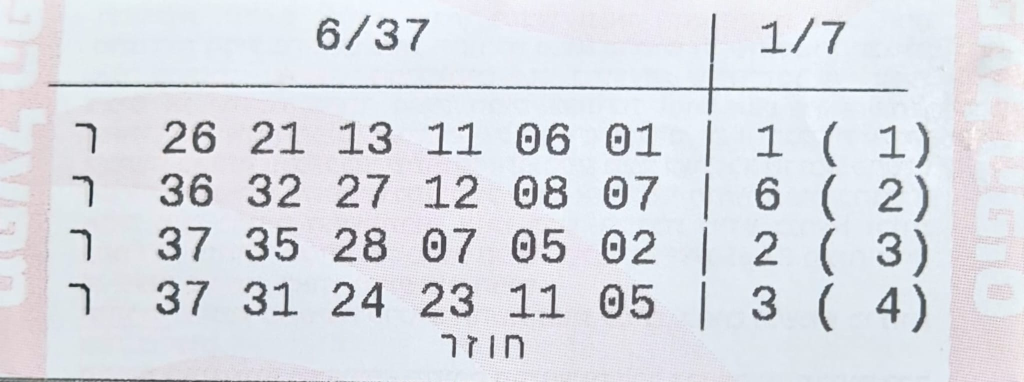
#> input picture example_lotto.jpg, 2048 x 764 px (shown at 1/2 size); its folder holds only this picture in this run
$ python -i lotto_extractor.py   (imports and definitions only)
#> lines starting #> are read from the running program, lines starting #| are printed output that depends on the picture; after the words box and inside, x2 and y2 are one past the last pixel; in counts of white or black regions, pixels touching at a corner belong together
### layout_analysis.py
import math
import re
import cv2
import numpy as np
import pytesseract
# Added 'List' back here to fix the red error
from typing import List, Tuple, Optional

# Remove 'import config' (it is unused here, satisfying the warning)
from image_utils import binarize_for_lines

# Find plausible digit bounding boxes within a left-side number band
# [122 lines left out: functions cc_digit_boxes, merge_boxes_to_tokens, _drop_left_ghost_token, equal_bins_slots, locate_vertical_separator, not called in this run]

# Detect a header band that shows fractions like 37/7
def is_fraction_header_band(band_bgr_or_gray: np.ndarray) -> bool:
    if band_bgr_or_gray.ndim == 3:
        gray = cv2.cvtColor(band_bgr_or_gray, cv2.COLOR_BGR2GRAY)
    else:
        gray = band_bgr_or_gray
    thr = cv2.threshold(gray, 0, 255, cv2.THRESH_BINARY | cv2.THRESH_OTSU)[1]

    inv = 255 - thr
    cfg = r'--oem 3 --psm 7 -c tessedit_char_whitelist=0123456789/|'
    txt = pytesseract.image_to_string(inv, config=cfg) or ""
    s = re.sub(r'\s+', '', txt)
    if '|' not in s or '/' not in s:
        return False
    m = re.search(r'(\d{1,2})/(\d{1,2})\|(\d{1,2})/(\d{1,2})', s)
    if not m:
        return False
    try:
        a, b, c, d = map(int, m.groups())
    except Exception:
        return False
    if b in (7, 37) and d in (7, 1):
        if 1 <= a <= 37 and 1 <= c <= 7:
            return True
    return False

# Detect top/bottom horizontal lines
def detect_horizontal_rules(gray: np.ndarray, min_length_ratio: float = 0.55, angle_tol_deg: float = 5.5) -> Optional[Tuple[int, int, float]]:
    h, w = gray.shape[:2]
    g = cv2.GaussianBlur(gray, (3, 3), 0)
    edges = cv2.Canny(g, 40, 120, apertureSize=3)
    k = cv2.getStructuringElement(cv2.MORPH_RECT, (max(25, w // 7), 1))
    horiz = cv2.morphologyEx(edges, cv2.MORPH_CLOSE, k, iterations=1)
    lines = cv2.HoughLinesP(horiz, 1, np.pi / 180, threshold=90,
                            minLineLength=int(min_length_ratio * w), maxLineGap=12)
    if lines is None:
        lines = cv2.HoughLinesP(edges, 1, np.pi / 180, threshold=100,
                                minLineLength=int(min_length_ratio * w), maxLineGap=10)
    if lines is None:
        return None
    ys = []
    for l in lines.reshape(-1, 4):
        x1, y1, x2, y2 = l
        dx = x2 - x1
        dy = y2 - y1
        if dx == 0:
            continue
        ang = math.degrees(math.atan2(dy, dx))
        if abs(ang) <= angle_tol_deg:
            ys.append((min(y1, y2), max(y1, y2), (y1 + y2) // 2, ang))
    if not ys:
        return None
    ys_sorted = sorted(ys, key=lambda t: t[2])
    top = ys_sorted[0]
    bot = ys_sorted[-1]
    return int(top[2]), int(bot[2]), float((top[3] + bot[3]) / 2.0)

# Segment row bands inside a ROI
def segment_rows_in_roi(bin_img: np.ndarray, min_row_height: int = 12) -> List[Tuple[int, int]]:
    h, _ = bin_img.shape[:2]
    proj = np.sum(255 - bin_img, axis=1).astype(np.float32)
    proj = cv2.GaussianBlur(proj.reshape(-1, 1), (1, 9), 0).ravel()
    mx = float(np.max(proj)) if proj.size else 0.0
    thr = mx * 0.09 if mx > 0 else 0.0

    def scan_with(th):
        bands = []
        in_band = False
        start = 0
        for y in range(h):
            if proj[y] > th and not in_band:
                in_band, start = True, y
            elif proj[y] <= th and in_band:
                end = y
                if end - start >= min_row_height:
                    bands.append((start, end))
                in_band = False
        if in_band:
            end = h - 1
            if end - start >= min_row_height:
                bands.append((start, end))
        return bands

    bands = scan_with(thr) or scan_with(mx * 0.06 if mx > 0 else 0.0)
    if not bands:
        return []
    heights = [b[1] - b[0] for b in bands]
    med = int(np.median(heights)) if heights else 0
    out = []
    for (y1, y2) in bands:
        hgt = y2 - y1
        if med > 0 and hgt > 1.45 * med:
            local = bin_img[y1:y2]
            p2 = np.sum(255 - local, axis=1).astype(np.float32)
            p2 = cv2.GaussianBlur(p2.reshape(-1, 1), (1, 7), 0).ravel()
            m2 = float(np.max(p2)) if p2.size else 0.0
            th2 = m2 * 0.18 if m2 > 0 else 0.0
            st = None
            for k in range(local.shape[0]):
                if p2[k] > th2 and st is None:
                    st = k
                elif p2[k] <= th2 and st is not None:
                    en = k
                    if en - st >= min_row_height:
                        out.append((y1 + st, y1 + en))
                    st = None
            if st is not None:
                en = local.shape[0] - 1
                if en - st >= min_row_height:
                    out.append((y1 + st, y1 + en))
            continue
        out.append((y1, y2))
    return out

# Detect rows by tracking a vertical marker column on the left
def detect_rows_with_marker(gray: np.ndarray) -> List[Tuple[int,int]]:
    g = cv2.GaussianBlur(gray, (3,3), 0)
    eq = cv2.createCLAHE(clipLimit=2.0, tileGridSize=(8,8)).apply(g)
    bw = cv2.threshold(eq, 0, 255, cv2.THRESH_BINARY_INV+cv2.THRESH_OTSU)[1]
    h, w = bw.shape
    xR = int(w*0.35)
    strip = bw[:, :xR]
    num_labels, labels, stats, centroids = cv2.connectedComponentsWithStats(strip, connectivity=8)
    hs = [stats[i, cv2.CC_STAT_HEIGHT] for i in range(1, num_labels) if stats[i, cv2.CC_STAT_AREA] >= 10]
    if not hs:
        return []
    mh = float(np.median(hs))
    comps = []
    cx_vals = []
    for i in range(1, num_labels):
        y = stats[i, cv2.CC_STAT_TOP]
        hh = stats[i, cv2.CC_STAT_HEIGHT]
        area = stats[i, cv2.CC_STAT_AREA]
        if area < 10:
            continue
        if hh < 0.6*mh or hh > 1.6*mh:
            continue
        cx, cy = centroids[i]
        comps.append((int(y), int(y+hh), float(cx)))
        cx_vals.append(cx)
    if not comps:
        return []
    cx_med = float(np.median(cx_vals))
    rows = [(y0,y1) for (y0,y1,cx) in comps if abs(cx - cx_med) <= 6.0]
    rows.sort()
    merged = []
    for y0,y1 in rows:
        if not merged or y0 > merged[-1][1] + 3:
            merged.append([y0,y1])
        else:
            merged[-1][1] = max(merged[-1][1], y1)
    bands = [(int(a), int(b)) for a,b in merged]
    if len(bands) > 14:
        bands = sorted(bands, key=lambda t: t[1]-t[0], reverse=True)[:14]
        bands = sorted(bands)
    return bands

# Coarsely find candidate row bands from vertical projection over the page
# [167 lines left out: functions initial_bands, refine_bands, filter_bands, tighten_band, split_fat_spans_in_roi, not called in this run]

### image_utils.py
import os
import re
import cv2
import requests
import numpy as np
from typing import Tuple

# Ensure the image is grayscale; converts BGR to GRAY if needed
def ensure_gray(img: np.ndarray) -> np.ndarray:
    return cv2.cvtColor(img, cv2.COLOR_BGR2GRAY) if img.ndim == 3 else img

# Estimate near-horizontal skew and rotate images to correct it
# [84 lines left out: functions deskew_soft, load_image_local_or_url, _prep_for_match, not called in this run]

# Produce a binary image tuned for line/row detection
def binarize_for_lines(gray: np.ndarray) -> np.ndarray:
    g = cv2.GaussianBlur(gray, (5, 5), 0)
    _, th = cv2.threshold(g, 0, 255, cv2.THRESH_BINARY_INV + cv2.THRESH_OTSU)
    k = cv2.getStructuringElement(cv2.MORPH_RECT, (3, 3))
    th = cv2.morphologyEx(th, cv2.MORPH_OPEN, k, iterations=1)
    return th

# Normalize a row image to a fixed height while preserving aspect
# [14 lines left out: functions normalize_row_height, clip_with_min_pad, not called in this run]

### config.py
import os
import pytesseract

# --- TESSERACT CONFIGURATION ---
# Get the absolute path to the folder where this script is running
script_dir = os.path.dirname(os.path.abspath(__file__))

# Point to the local tesseract.exe inside the project folder
local_tesseract = os.path.join(script_dir, "Tesseract-OCR", "tesseract.exe")

if os.path.exists(local_tesseract):
    pytesseract.pytesseract.tesseract_cmd = local_tesseract
else:
    # Fallback if the local folder isn't found
    cmd = os.getenv("TESSERACT_CMD")
    if cmd:
        pytesseract.pytesseract.tesseract_cmd = cmd

# Ensure Tesseract is actually working immediately on import
try:
    pytesseract.get_tesseract_version()
#> (this line was passed over: pytesseract is not available in this run)
except Exception as e:
    # You can uncomment the line below if you want the program to strictly crash when Tesseract is missing
    # raise RuntimeError("Tesseract not available. Set TESSERACT_CMD or ensure it is on PATH.") from e
    print(f"Warning: Tesseract OCR not found or not executable. Error: {e}")

# --- HELPER FUNCTIONS ---
def is_truthy(x) -> bool:
    if x is None:
        return False
    return str(x).strip().lower() in ("1", "true", "yes", "y", "on")

# --- LOTTERY RULES ---
NUM_MIN, NUM_MAX = 1, 37
STR_MIN, STR_MAX = 1, 7

# --- TEMPLATE MATCHING THRESHOLDS ---
TEMPLATE_STRONG     = float(os.getenv("TEMPLATE_STRONG", "0.80"))
TEMPLATE_OK         = float(os.getenv("TEMPLATE_OK", "0.72"))
NUM_TEMPLATE_STRONG = float(os.getenv("NUM_TEMPLATE_STRONG", "0.74"))
NUM_TEMPLATE_OK     = float(os.getenv("NUM_TEMPLATE_OK", "0.66"))

# --- AI & API CONFIGURATION ---
# Centralized here to avoid repeated os.getenv calls in other files
ENABLE_AI = is_truthy(os.getenv("ENABLE_AI", "1"))
AI_MODEL_READ = os.getenv("OPENAI_MODEL_READ", None)
AI_TIMEOUT_MS = int(os.getenv("OPENAI_TIMEOUT_MS", "60000"))

### lotto_extractor.py
import re
import cv2
import numpy as np
import pytesseract
import concurrent.futures
from typing import List, Dict, Optional, Tuple

# Imports from our new modules
from config import (
    NUM_MIN, NUM_MAX, STR_MIN, STR_MAX,
    TEMPLATE_OK, ENABLE_AI,
    AI_MODEL_READ, AI_TIMEOUT_MS
)
from image_utils import (
    normalize_row_height,
    clip_with_min_pad,
    binarize_for_lines
)
from ocr_engine import (
    _match_templates,
    _best_score_for_digit,
    _has_hole,
    read_slot_variants,
    read_single_digit,
    ocr_token_whole
)
from ai_client import (
    ai_read_numbers_from_left,
    ai_confirm_and_merge_with_read,
    ai_verify_numbers_in_left,
    _safe_invariants_ok
)
from layout_analysis import (
    cc_digit_boxes,
    merge_boxes_to_tokens,
    _drop_left_ghost_token,
    equal_bins_slots,
    locate_vertical_separator,
    is_fraction_header_band,
    detect_horizontal_rules,
    detect_rows_with_marker,
    segment_rows_in_roi,
    initial_bands,
    refine_bands,
    filter_bands,
    tighten_band,
    split_fat_spans_in_roi
)

# --- GLOBAL CONSTANTS ---
# Loaded once to avoid repeated OS calls in loops
AI_MODEL = AI_MODEL_READ
AI_TIMEOUT = AI_TIMEOUT_MS


# Read the strong number on the right using ROI heuristics and templates
# [309 lines left out: functions read_strong, numbers_from_cc, validate_line, not called in this run]

def apply_ai_slot_verification(left2: np.ndarray, numbers: List[int], verify_all_two_digit: bool = True) -> Tuple[List[int], Dict]:
    # Use global constants
    return ai_verify_numbers_in_left(left2, numbers, ambiguous_only=not verify_all_two_digit, model=AI_MODEL, timeout_ms=AI_TIMEOUT)

# Hybrid pipeline: classic read + API verify/read + final validation
# [106 lines left out: functions perfected_ocr, split_row_and_ocr, extract_single_line, not called in this run]

# Full multi-line extraction, detect row bands, guard headers - PARALLEL VERSION
def extract_all_lines(gray: np.ndarray, start_index: int = 1) -> List[Dict]:
    # Compute row-band candidates within a vertical slice , with a fallback pass on the raw gray ROI
    def _run_roi(a: int, b: int):
        roi_gray = gray[a:b]
        y_base = a
        clahe = cv2.createCLAHE(clipLimit=2.0, tileGridSize=(8, 8))
        roi_eq = clahe.apply(roi_gray)
        th_inv = binarize_for_lines(roi_eq)
        roi_bin = 255 - th_inv
        spans = segment_rows_in_roi(roi_bin, min_row_height=12)
        if len(spans) < 10:
            th_inv2 = binarize_for_lines(roi_gray)
            spans2 = segment_rows_in_roi(255 - th_inv2, min_row_height=12)
            if len(spans2) > len(spans):
                spans = spans2
        return spans, y_base

    # [24 lines left out: functions _right_has_two_fractions, _left_token_count, _left_digit_clusters, not called in this run]

    def _should_drop_header(img: np.ndarray) -> bool:
        return (_left_token_count(img) <= 1) and _right_has_two_fractions(img) and (_left_digit_clusters(img) <= 2)

    # [107 lines left out: functions _interval_iou, _dedup_merge, _anchor_and_grow, not called in this run]

    results: List[Dict] = []
    header_skipped: List[Tuple[int, int]] = []
    bands_rej: List[Tuple[int, int]] = []
    spansA_abs: List[Tuple[int, int]] = []
    rules = detect_horizontal_rules(gray)
    if rules is not None:
        y_top, y_bot, _ = rules
        h_img = gray.shape[0]
        roi_y1 = max(0, y_top + 2)
        roi_y2 = min(h_img, y_bot - 2)
        spansA, y_baseA = _run_roi(roi_y1, roi_y2)
        sm = detect_rows_with_marker(gray)
        if sm:
            sm_roi = [(s - roi_y1, e - roi_y1) for (s, e) in sm if s >= roi_y1 and e <= roi_y2]
            if len(sm_roi) >= max(len(spansA), 10):
                spansA = sm_roi
        if spansA:
            heightsA = [e - s for (s, e) in spansA]
            med_row_hA = int(np.median(heightsA)) if heightsA else max(12, (roi_y2 - roi_y1) // 14)
            hb_y0 = roi_y1
            hb_y1 = min(roi_y2, roi_y1 + int(1.15 * med_row_hA))
            header_found = False
            if hb_y1 > hb_y0:
                band = gray[hb_y0:hb_y1]
                if band.size > 0 and is_fraction_header_band(band):
                    header_found = True
            spansA_abs = [((s + y_baseA), (e + y_baseA)) for (s, e) in spansA]
            if header_found:
                header_end = hb_y1 + 4
                header_skipped.append((hb_y0, min(h_img, header_end)))
                spansA_abs = [(s, e) for (s, e) in spansA_abs if ((s + e) // 2) > header_end]

    th = binarize_for_lines(gray)
    h, w = th.shape
    bands0, proj = initial_bands(th)
    bands1 = refine_bands(th, proj, bands0)
    bands1 = sorted(bands1, key=lambda x: x[0])

    small_img = (w <= 900) or (h <= 600)

    bands_kept, bands_rej = filter_bands(th, bands1, h)
    tight = [tighten_band(th, s, e) for (s, e) in bands_kept]
    tight = [(s, e) for (s, e) in tight if e > s]

    if (not tight) or (small_img and len(tight) < 2):
        x0_c, x1_c = int(w * 0.12), int(w * 0.88)
        dens = []
        for (s, e) in bands1:
            roi = th[s:e, x0_c:x1_c]
            d = float(roi.sum()) / (255.0 * max(1, roi.size))
            dens.append(((s, e), d))
        dens.sort(key=lambda t: t[1], reverse=True)
        fallback = [se for (se, _) in dens[:max(2, len(tight))] if se not in header_skipped]
        if fallback:
            tight = [tighten_band(th, s, e) for (s, e) in fallback]
            bands_rej = [b for b in bands_rej if b not in fallback]

    spans_split, med_row_hB, events = split_fat_spans_in_roi(gray, tight, 0, min_row_height=12)
    spansB_abs = spans_split[:]
    sm2 = detect_rows_with_marker(gray)
    if sm2 and len(sm2) >= max(len(spansB_abs), 10):
        spansB_abs = sm2

    cand_spans = _dedup_merge(spansA_abs + spansB_abs, 0.35)
    if cand_spans:
        y_lo, y_hi = 0, gray.shape[0]
        cand_spans = _anchor_and_grow(cand_spans, y_lo, y_hi)

    med_row_height_all = int(np.median([e - s for (s, e) in cand_spans])) if cand_spans else 0

    # --- PARALLEL WORKER FUNCTION ---
    # [52 lines left out: function _process_single_span, not called in this run]

    # --- EXECUTE PARALLEL PROCESSING ---
    # Process all candidates found.
    work_items = [(j, span[0], span[1]) for j, span in enumerate(cand_spans)]

    valid_results = []
    with concurrent.futures.ThreadPoolExecutor(max_workers=4) as executor:
        futures = {executor.submit(_process_single_span, item): item for item in work_items}

        for future in concurrent.futures.as_completed(futures):
            res = future.result()
            if res:
                if res["type"] == "header_skip":
                    header_skipped.append(res["y_span"])
                elif res["type"] == "result":
                    valid_results.append(res["record"])

    # Sort results top-to-bottom by their Y coordinate
    valid_results.sort(key=lambda r: r["y_abs"][0])

    # Assign sequential line indices
    results = []
    current_idx = start_index
    for rec in valid_results:
        rec["line_index"] = current_idx
        results.append(rec)
        current_idx += 1
        if len(results) >= 14: # Safety cap
            break

    # Fallback logic if nothing found
    if not results and bands1:
        se = bands1[0]
        y0, y1 = se
        crop_gray, _ = clip_with_min_pad(gray, y0, y1, pad=2)
        if crop_gray.size > 0:
            rec = split_row_and_ocr(crop_gray, start_index)
            if (len(rec.get("numbers") or []) >= 6) and (rec.get("strong") is not None):
                rec["y_abs"] = [int(y0), int(y1)]
                results.append(rec)

    # Post-process header dropping check on the final sorted list
    if results:
        y0, y1 = results[0].get("y_abs", [None, None])
        if y0 is not None and y1 is not None:
            band = gray[int(y0):int(y1)]
            if _should_drop_header(band) and (len(results[0].get("numbers") or []) < 6 or not results[0].get("strong")):
                header_skipped.append((int(y0), int(y1)))
                results = results[1:]

    return results

>>> import cv2
>>> picture = cv2.imread('example_lotto.jpg', cv2.IMREAD_GRAYSCALE)
>>> result = extract_all_lines(picture)
#> in detect_horizontal_rules, `edges = cv2.Canny(g, 40, 120, apertureSize=3)`:
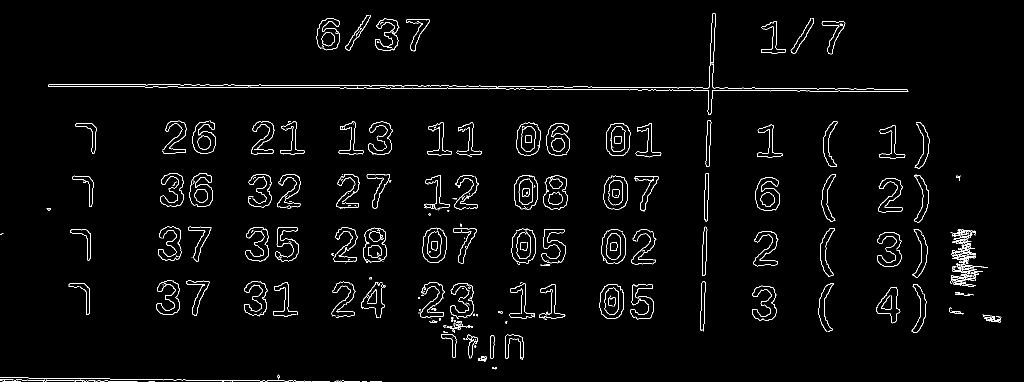
#> edges: shape (764, 2048) (shown at 1/2 size); 2.2% white in thin lines or dots
#> in detect_horizontal_rules, `horiz = cv2.morphologyEx(edges, cv2.MORPH_CLOSE, k, iterations=1)`:
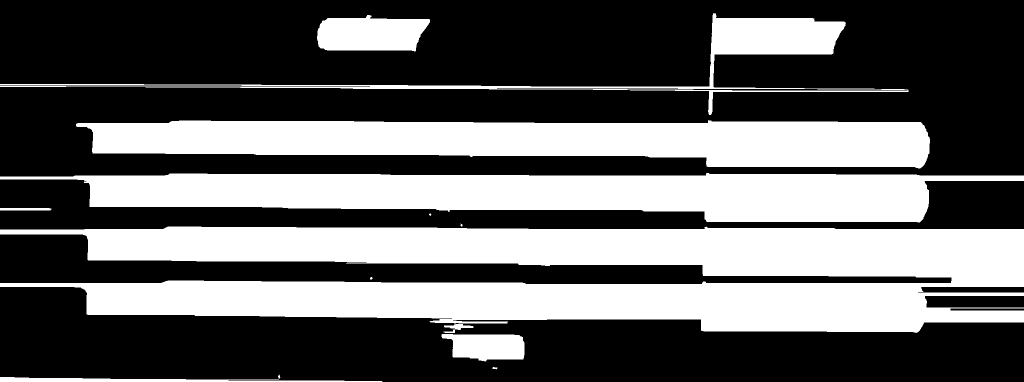
#> horiz: shape (764, 2048) (shown at 1/2 size); 38.2% white; 13 white regions (2 under 20 px), largest, box (x1, y1, x2, y2) and area: (0, 453, 2048, 666) 291503, (0, 346, 2048, 445) 129732, (152, 240, 1860, 337) 121701
#> in detect_horizontal_rules, `lines = cv2.HoughLinesP(horiz, 1, np.pi / 180, threshold=90, minLineLe..`: lines = 218 rows, first 6: [0, 464, 2047, 464], [0, 572, 2047, 572], [176, 482, 2047, 547], [173, 593, 2047, 625], [39, 353, 1857, 384], [176, 490, 1315, 529]
#> the loop in detect_horizontal_rules, `for l in lines.reshape(-1, 4):` made 218 passes
#> (x1, y1, x2, y2, dx, dy, ang) on passes 1 to 3: (0, 464, 2047, 464, 2047, 0, 0), (0, 572, 2047, 572, 2047, 0, 0), (176, 482, 2047, 547, 1871, 65, 1.99)
#> in _run_roi, `roi_eq = clahe.apply(roi_gray)`:
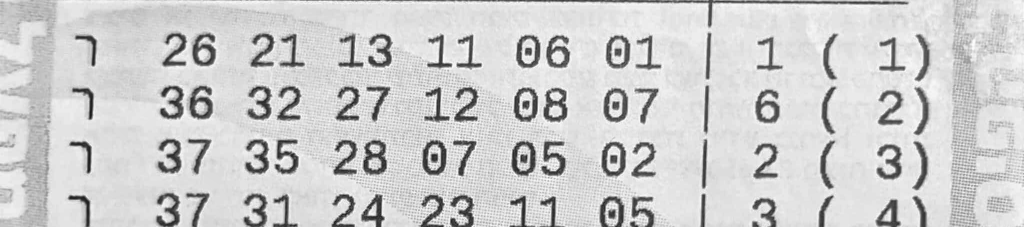
#> roi_eq: shape (454, 2048) (shown at 1/2 size); min 24, max 255, mean 205.5
#> in _run_roi, `roi_bin = 255 - th_inv`:
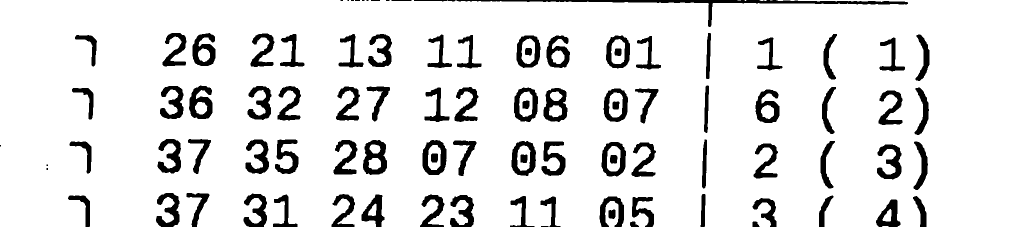
#> roi_bin: shape (454, 2048) (shown at 1/2 size); 89.2% white; 98 black regions (9 under 20 px), largest, box (x1, y1, x2, y2) and area: (913, 0, 1816, 54) 4671, (726, 280, 774, 350) 1973, (378, 171, 425, 238) 1848
#> the loop in segment_rows_in_roi, `for (y1, y2) in bands:` made 4 passes
#> (y1, y2) on passes 1 to 4: (68, 141), (172, 248), (279, 357), (388, 453)
#> in binarize_for_lines (call 2), `_, th = cv2.threshold(g, 0, 255, cv2.THRESH_BINARY_INV + cv2.THRESH_OT..`:
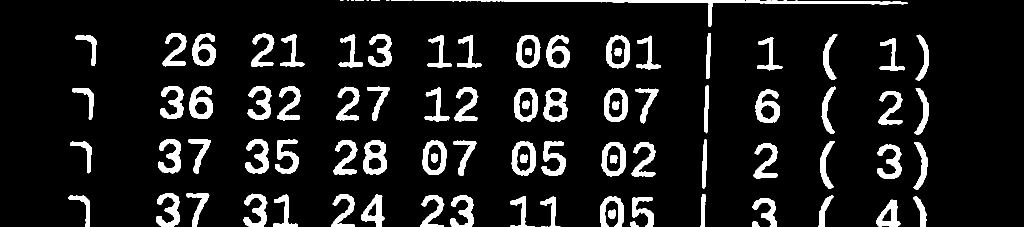
#> th: shape (454, 2048) (shown at 1/2 size); 10.2% white; 93 white regions (7 under 20 px), largest, box (x1, y1, x2, y2) and area: (827, 0, 1815, 54) 4661, (726, 280, 774, 350) 1864, (379, 172, 425, 238) 1761
#> the loop in segment_rows_in_roi (call 2), `for (y1, y2) in bands:` made 4 passes
#> (y1, y2) on passes 1 to 4: (68, 140), (173, 248), (279, 357), (388, 453)
#> in detect_rows_with_marker, `num_labels, labels, stats, centroids = cv2.connectedComponentsWithStat..`:
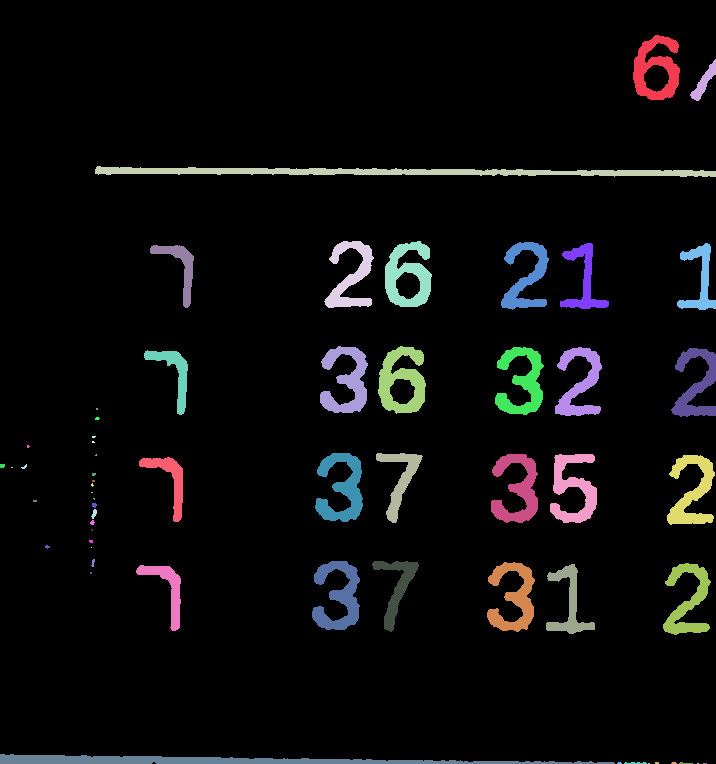
#> labels: shape (764, 716) int32; 61 distinct labels, from 0 to 60; one colour per label, 0 black
#> the loop in detect_rows_with_marker, `for y0,y1 in rows:` made 2 passes
#> (y0, y1) on passes 1 to 2: (454, 523), (562, 632)
#> in is_fraction_header_band, `inv = 255 - thr`:
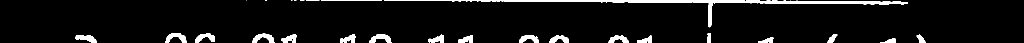
#> inv: shape (85, 2048) (shown at 1/2 size); 5.8% white; 26 white regions (5 under 20 px), largest, box (x1, y1, x2, y2) and area: (768, 0, 1816, 55) 4654, (504, 67, 549, 85) 434, (330, 66, 374, 85) 420
#> (the run stopped early here; a loop or call above may not have finished)
